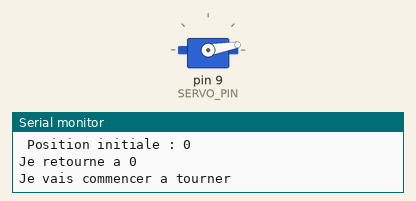
Simulated run of this sketch. Board: Arduino Uno, built with avr-gcc and run on an emulated ATmega328P. Parts: servo, the last lines printed to the serial monitor.

Above: at 0.05 s.
At 0.5 s:
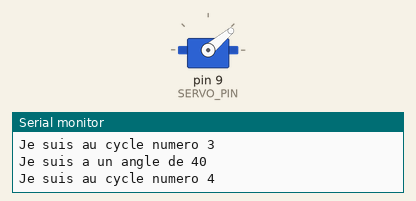
At 0.95 s:
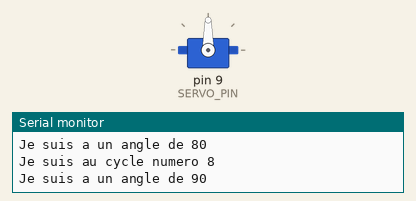
At 1.9 s:
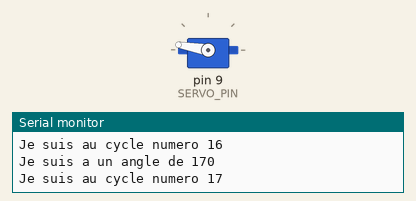
Timing chart, 0 to 4.6 s (numbered marks = the images above):
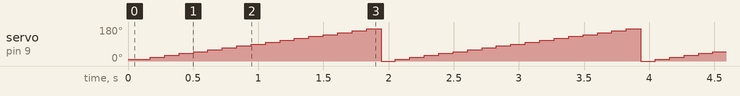

The sketch:

servo.ino
```cpp
#include <Servo.h>

#define SERIAL_SPEED 9600
#define SERVO_PIN 9
#define BASE_OFFSET 90

Servo myservo;  // create servo object to control a servo

int angle;
int step;
int cycle;
int vitesse;
// variable to read the value from the analog pin

void setup()
{


    angle=0;
    step=10;
    cycle=0;
    vitesse=2;


    myservo.attach(SERVO_PIN);  // attaches the servo on pin 9 to the servo object
    Serial.begin(SERIAL_SPEED);
    Serial.print(" Position initiale : ");
    Serial.println(angle);
    Serial.println("Je retourne a 0");
    myservo.write(0);
    Serial.println("Je vais commencer a tourner");
}

void loop()
{
    cycle=cycle+1;
    angle=(angle+step)%180;
    myservo.write(angle);
    Serial.print("Je suis a un angle de ");
    Serial.println(angle);
    Serial.print("Je suis au cycle numero ");
    Serial.println(cycle);
    delay(vitesse*1000/180*step);                           // waits for the servo to get there
}
```

Measured:
- by itself, servo on pin 9 (SERVO_PIN): repeats every 2.0 s: 30° 0.11 s, 40° 0.11 s, 50° 0.11 s, 60° 0.11 s, 70° 0.11 s, 80° 0.11 s, 90° 0.11 s, 100° 0.11 s, 110° 0.11 s, 120° 0.11 s, 130° 0.11 s, 140° 0.11 s, 150° 0.11 s, 160° 0.11 s, 170° 0.11 s, 0° 0.11 s, 10° 0.11 s, 20° 0.11 s
